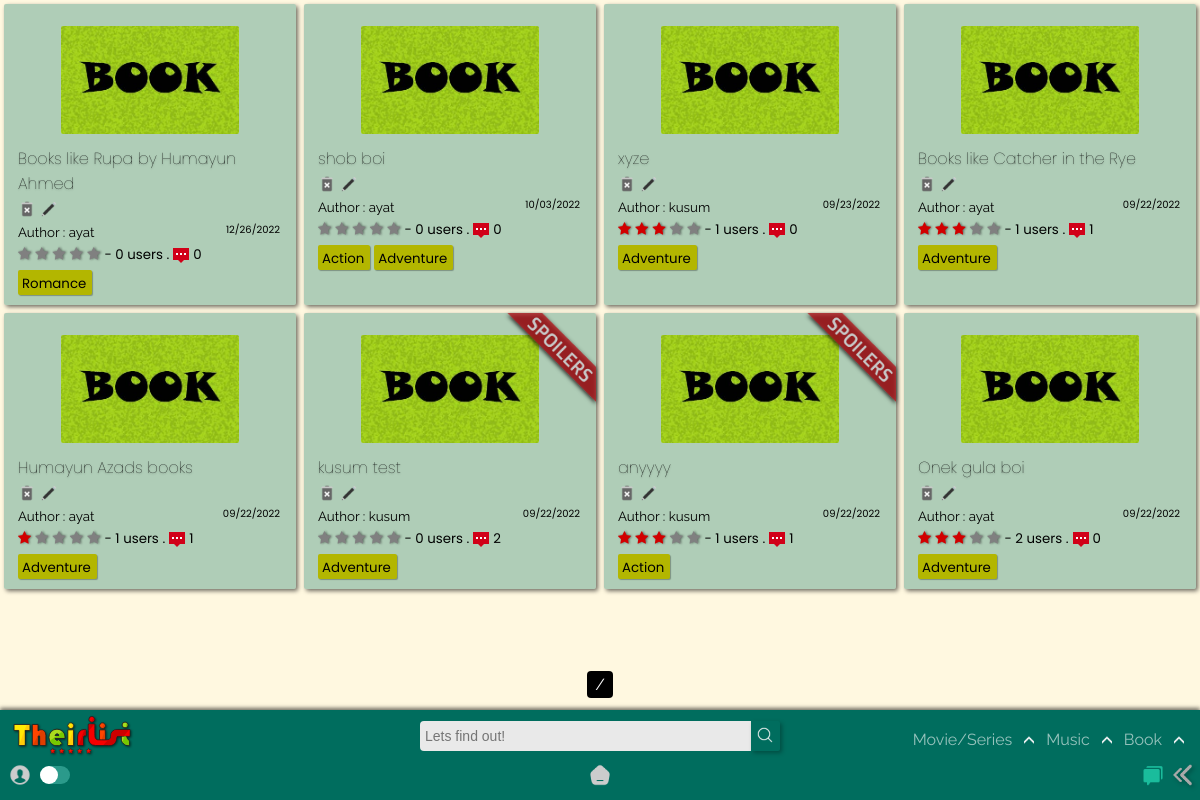
Screenshot of /home/booklist/ with the database file from the repository.
### app/models.py (models this page shows, shortened)
class BookList(models.Model):
    title = models.CharField(max_length=120)
    creator = models.ForeignKey(User,on_delete=models.SET_NULL,blank=True, null=True)
    genre = models.ManyToManyField('BookGenre')
    posted = models.DateTimeField(auto_now_add=True)
    content = RichTextField(null=True,default=' ')
    type = models.CharField(max_length=10,default="book")
    spoiler_choices = [(False, 'No'),(True, 'Yes')]
    spoiler = models.BooleanField(default=False,null=True, choices = spoiler_choices)
    slug = models.SlugField(max_length= 300,null=True, blank = True, unique=True)
    def average_rating(self) -> float:
        return BookStarr.objects.filter(list=self).aggregate(Avg("rate"))["rate__avg"] or 0
    def count_rating(self):
        return BookStarr.objects.filter(list=self).count()
    def count_comments(self):
        return BookReview.objects.filter(BookList=self).count()

class BookGenre(models.Model):
    name = models.CharField(max_length=150)
    def __str__(self):
        return self.name

### app/views.py (the view)
# urls.py: path('booklist/',TheirListBookView.as_view(),name = 'booklist'),
class TheirListBookView(ListView): #books
    model = BookList
    template_name ='app/Booklist_list.html'
    def get_queryset(self, *args, **kwargs):
        qs = super().get_queryset(*args, **kwargs)
        qs = qs.order_by("-id")
        return qs

### templates/app/booklist_list.html (shortened to what this page needs)
{% extends "index.html" %}
{% load static %}
{% block content %}
<section>
  <div class="contain-sec" id="contain-sec">
    {% for lola in object_list %}
    <div class="elements">
      <div class="thumb">
        <img src="{% static 'app/images/book-poster.jpg' %}" width="100px" />
      </div>
      {% if lola.spoiler == True %}
          <div class="spoiler"><img src="{% static 'app/images/spoilerr.png' %}" width="100px" /></div>
      {% endif %}
      <div class="Title">
        <a href="{{lola.slug}}/"><h4 class="tit" id="tit">{{lola.title}}</h4></a>
        {% if user.id == lola.creator.id %}
          <a href="{% url 'app:delete_book' lola.slug %}"><img src ="{% static 'app/images/delete.png' %}"></a>
          <a href="{% url 'app:update_booklist' lola.slug %}"><img src ="{% static 'app/images/edit.png' %}"></a>
        {% else %}
        <img src ="{% static 'app/images/delete-dis.png' %}">
        <img src ="{% static 'app/images/edit-dis.png' %}">
        {% endif %}
        </div>
      <div class="Author">
        <small>Author : {{lola.creator.username}}<span>{{lola.posted|date:"SHORT_DATE_FORMAT"}}</span></small>
      </div>
      <div class="rating">
        <span class="star-headline">
          <span class="fa fa-star {% if lola.average_rating > 0 %} checked {% endif %}"></span>
          <span class="fa fa-star {% if lola.average_rating > 1 %} checked {% endif %}"></span>
          <span class="fa fa-star {% if lola.average_rating > 2 %} checked {% endif %}"></span>
          <span class="fa fa-star {% if lola.average_rating > 3 %} checked {% endif %}" ></span>
          <span class="fa fa-star {% if lola.average_rating > 4 %} checked {% endif %}"></span>
        </span>
        <small> - {{lola.count_rating}} users .<img class="comments_count" src="{% static 'app/images/comments.png' %}">{{lola.count_comments}}</small>
      </div>
        {% for tag in lola.genre.all %}
        <div class="Genre">
          <a href="{% url 'app:book' query=tag %}">
            <small>{{ tag }}</small>
          </a>
        </div>
          {% empty %}
          No tags!
        {% endfor %}
    </div>
    {% endfor %}
  </div>
  <div class="pagination_pages">
    <span class="step-links">
        <span class="current">
        {{ page_obj.number }} / {{ page_obj.paginator.num_pages }}
        </span>
    </span>
  </div>
</section>
{% endblock content %}

### static/app/css/desk.css (style rules this page uses)
:root { --rd: #D10000; --white: rgb(233, 233, 233); --rd2: #9DAAF2; --dark: #1d1d1d; --teal: rgb(0, 109, 94); }
* { -webkit-tap-highlight-color: transparent; margin: 0; padding: 0; box-sizing: border-box; }
body { -webkit-tap-highlight-color: transparent; background-color: #fff5d1ab; text-decoration: none; height: 100vh; display: flex; flex-direction: column; font-family: 'Raleway', sans-serif; }
.Title img { height: 18px!important; }
.Genre small { padding: 0 0; margin-right: 2px; }
.fa { color: grey; filter: drop-shadow(1px 0px 1px rgba(0, 0, 0, 0.493)); }
.star-headline .checked { color: #D10000; }
.star-headline span { font-size: 14px; }
.comments_count { height: 16px; margin-bottom: -4px; margin-left: 4px; margin-right: 4px; }

### staticfiles/app/css/content_css.css (style rules this page uses)
section { position: relative; z-index: 0; }
.contain-sec { padding-top: 0px; display: grid; width: 100%; color: black; grid-template-rows: repeat(auto-fit, minmax(100px, 1fr)); grid-template-columns: repeat(auto-fit, minmax(250px, 1fr)); position: relative; margin-bottom: 100px; }
.elements { padding: 10px 14px; width: auto; cursor: pointer; background-color: rgba(0, 109, 94, 0.315); margin: 4px; border-radius: 2px; position: relative; box-shadow: 2px 2px 4px #00000090; transition: all 250ms ease-in-out; }
.thumb { display: grid; justify-content: center; }
.thumb img { height: 108px; width: auto; border-radius: 2px; margin: 12px; }
.tit { font-family: Poppins; font-size: 1em; font-weight: lighter; transition: all 250ms ease-in-out; margin-bottom: 4px; text-shadow: 0px 1px 2px #0000005b; }
.Author span { position: absolute; margin-right: 16px; right: 0; cursor: pointer; font-size: 10px; font-family: 'Poppins', sans-serif; }
.rating { font-family: 'Poppins', sans-serif; }
.Genre { margin: 0px 0px; margin-top: 4px; padding: 0px 4px; border-radius: 2px; background-color: rgb(179, 182, 0); color: rgb(0, 0, 0); width: max-content; cursor: pointer; display: inline-block; box-shadow: 1px 1px 1px #0000004b; font-family: 'Poppins', sans-serif; transition: all 350ms ease-in-out; }
.pagination_pages { color: white; width: 100%; position: fixed; bottom: 106px; text-align: center; }
.step-links { width: max-content; border-radius: 4px; }
.pagination_pages a,.pagination_pages span { color: white; background-color: black; padding: 4px 4px; cursor: pointer!important; }
.spoiler { position: absolute; height: 0; top: 0px; right: 0; filter: drop-shadow(0px 2px 2px black); text-align: center; }
.spoiler img { filter: opacity(0.8); width: 90px; }

### templates/app/booklist_list.html (style rules this page uses)
.Title img { height: 14px; }

### rows the page displays
BookList: title "Books like Rupa by Humayun Ahmed", creator.username "ayat", posted "12/26/2022", count_rating "0", count_comments "0"
BookGenre: name "Romance"
BookList: title "shob boi", creator.username "ayat", posted "10/03/2022", count_rating "0", count_comments "0"
BookGenre: name "Action"
BookGenre: name "Adventure"
BookList: title "xyze", creator.username "kusum", posted "09/23/2022", count_rating "1", count_comments "0"
BookList: title "Books like Catcher in the Rye", creator.username "ayat", posted "09/22/2022", count_rating "1", count_comments "1"
BookList: title "Humayun Azads books", creator.username "ayat", posted "09/22/2022", count_rating "1", count_comments "1"
BookList: spoiler True (drawn), title "kusum test", creator.username "kusum", posted "09/22/2022", count_rating "0", count_comments "2"
BookList: spoiler True (drawn), title "anyyyy", creator.username "kusum", posted "09/22/2022", count_rating "1", count_comments "1"
BookList: title "Onek gula boi", creator.username "ayat", posted "09/22/2022", count_rating "2", count_comments "0"
